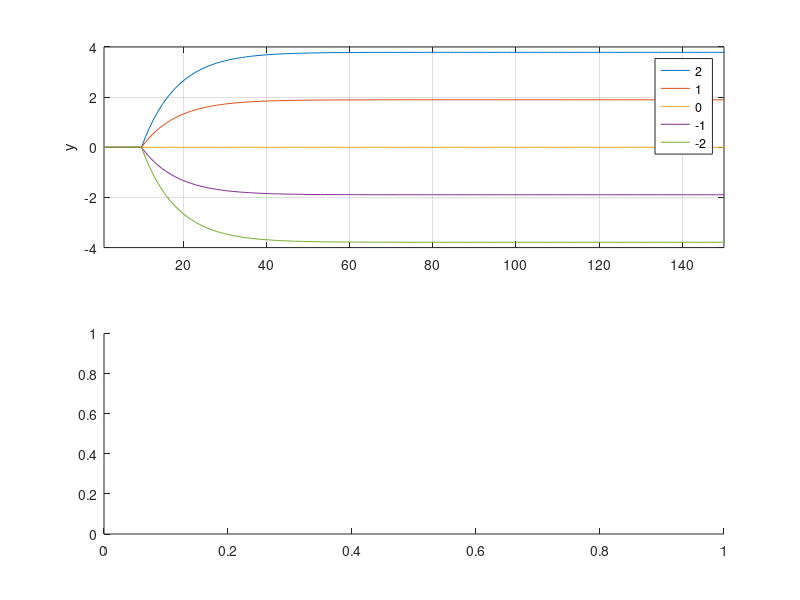

This figure's MATLAB source: (Note: this script raises an error after producing the figure.)
addpath('../../../../matlab2tikz-master/src/');
outputFile = '../../../doc/projekt/figure/zad2StepYZ.tex';

u = dlmread('zad2_u.csv','\t');
y = dlmread('zad2_y_u.csv','\t');
%z = dlmread('zad1_z.csv','\t');
x = 1:length(u);

figure(1);


subplot(2,1, 1);
hold on;
y = dlmread('z/zad2_y_z2.csv','\t');
plot(x,y);
y = dlmread('z/zad2_y_z1.csv','\t');
plot(x,y);
y = dlmread('z/zad2_y_z0.csv','\t');
plot(x,y);
y = dlmread('z/zad2_y_z-1.csv','\t');
plot(x,y);
y = dlmread('z/zad2_y_z-2.csv','\t');
plot(x,y);
xlim([min(x) 150]);
%title('y');
%xlabel('k');
ylabel('y');
legend('2', '1', '0', '-1', '-2', 'Location', 'NorthEast');
grid on;
box on;

subplot(2,1, 2);
hold on;
u = dlmread('z/zad2_z 2.csv','\t');
stairs(x,u);
u = dlmread('z/zad2_z1.csv','\t');
stairs(x,u);
u = dlmread('z/zad2_z0.csv','\t');
stairs(x,u);
u = dlmread('z/zad2_z-1.csv','\t');
stairs(x,u);
u = dlmread('z/zad2_z-2.csv','\t');
stairs(x,u);
xlim([min(x) 150]);
%title('u');
xlabel('k');
ylabel('z');
legend('2', '1', '0', '-1', '-2', 'Location', 'NorthEast');
grid on;
box on;

% dwie linijki poni�ej zapewniaj� poprawne ustawienie wykresu w pdf-ie
% oraz pozwalaj� nazwa� wykres pod spodem
%beforeFigure = [sprintf('\\begin{figure}[H] \n\\centering')];
%afterFigure = [sprintf('\\caption{%s}\n\\end{figure}', title)];

matlab2tikz(outputFile, ...
    'showInfo', false, ...
    'encoding', 'UTF-8');
%    'extraCode', beforeFigure, ...
%    'extraCodeAtEnd', afterFigure);

%close(1)